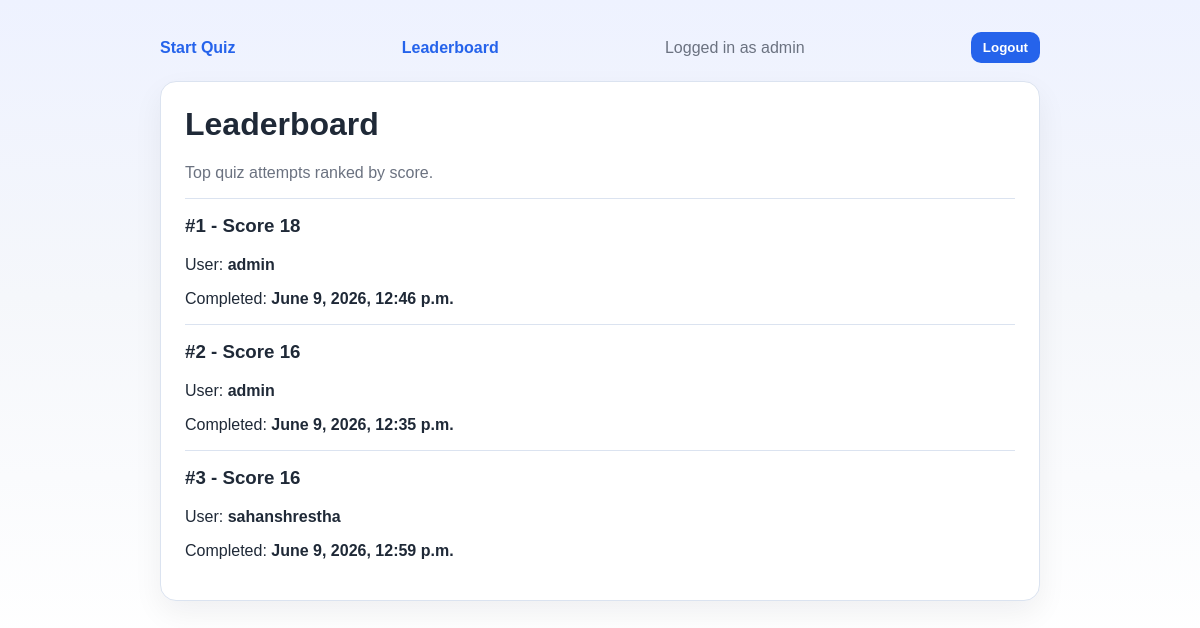
The page /leaderboard/ (signed in) on the database as committed earlier.
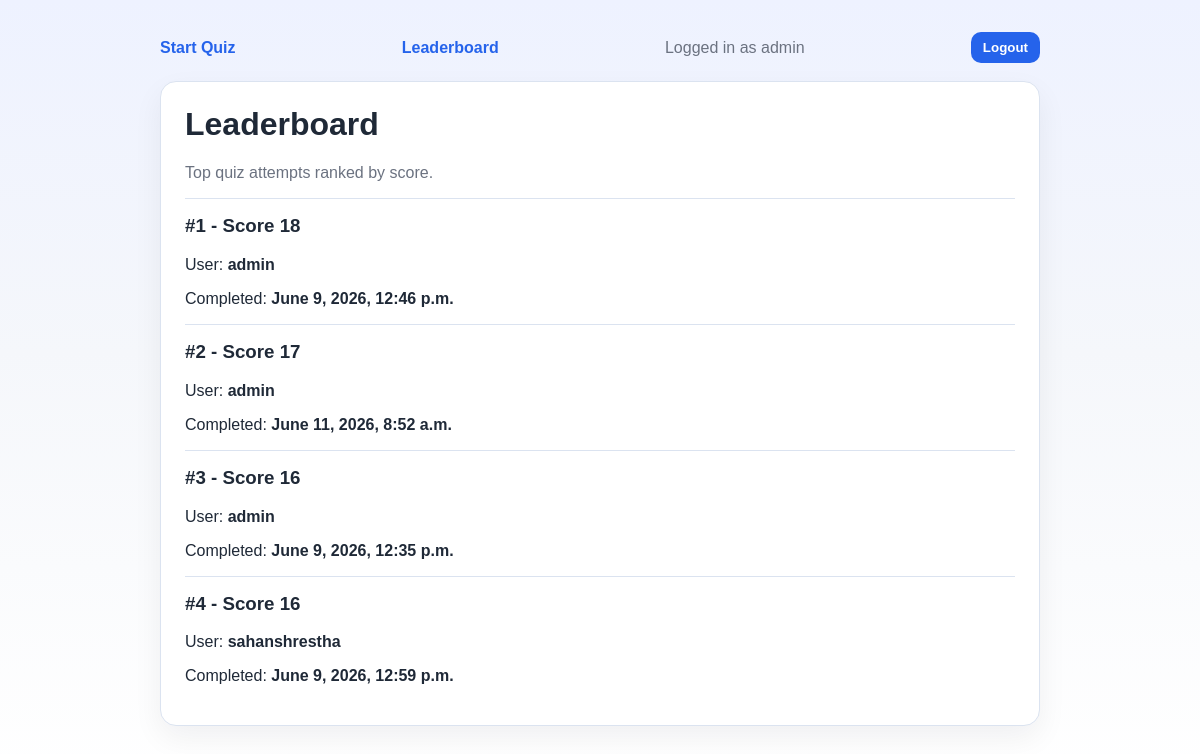
The same page on the database as committed later.
### quiz/models.py (models this page shows, shortened)
class QuizAttempt(models.Model):
    user = models.ForeignKey(
        settings.AUTH_USER_MODEL,
        null=True,
        blank=True,
        on_delete=models.SET_NULL,
    )
    score = models.PositiveIntegerField(default=0)
    created_at = models.DateTimeField(auto_now_add=True)

### quiz/views.py (the view)
# urls.py: path('leaderboard/', views.leaderboard_view, name='leaderboard'),
@login_required
def leaderboard_view(request):
    attempts = (
        QuizAttempt.objects.select_related('user')
        .order_by('-score', 'created_at')[:10]
    )
    return render(
        request,
        'quiz/leaderboard.html',
        {
            'attempts': attempts,
        },
    )

### quiz/templates/quiz/leaderboard.html
{% extends 'quiz/base.html' %}
{% block content %}
<div class="card">
    <h1>Leaderboard</h1>
    <p class="muted">Top quiz attempts ranked by score.</p>
    {% for attempt in attempts %}
        <div class="summary-item">
            <h3>#{{ forloop.counter }} - Score {{ attempt.score }}</h3>
            <p>User: <strong>{{ attempt.user|default:"Guest" }}</strong></p>
            <p>Completed: <strong>{{ attempt.created_at }}</strong></p>
        </div>
    {% empty %}
        <p>No quiz attempts yet.</p>
    {% endfor %}
</div>
{% endblock %}

### quiz/templates/quiz/base.html (shortened to what this page needs)
<!DOCTYPE html>
<html lang="en">
<head>
</head>
<body>
    <div class="container">
        <div class="topbar">
            <a href="{% url 'quiz:start' %}">Start Quiz</a>
            <a href="{% url 'quiz:leaderboard' %}">Leaderboard</a>
            {% if user.is_authenticated %}
                <span class="muted">Logged in as {{ user.username }}</span>
                <form method="post" action="{% url 'logout' %}" style="display:inline; margin:0;">
                    <button type="submit" class="button" style="padding:8px 12px;">Logout</button>
                </form>
            {% else %}
                <a href="{% url 'login' %}">Login</a>
                <a href="{% url 'quiz:register' %}">Register</a>
            {% endif %}
        </div>
        {% block content %}{% endblock %}
    </div>
</body>
</html>

### quiz/templates/quiz/base.html (style rules this page uses)
:root { color-scheme: light; --bg: #f5f7fb; --surface: #ffffff; --text: #1f2937; --muted: #6b7280; --primary: #2563eb; --primary-dark: #1d4ed8; --border: #dbe3f0; --correct: #166534; --wrong: #b91c1c; }
* { box-sizing: border-box; }
body { margin: 0; font-family: Arial, Helvetica, sans-serif; background: linear-gradient(180deg, #eef2ff 0%, var(--bg) 45%, #ffffff 100%); color: var(--text); }
.container { max-width: 920px; margin: 0 auto; padding: 32px 20px 56px; }
.card { background: var(--surface); border: 1px solid var(--border); border-radius: 16px; padding: 24px; box-shadow: 0 12px 30px rgba(15, 23, 42, 0.06); }
h1, h2, h3 { margin-top: 0; }
.muted { color: var(--muted); }
.button { display: inline-block; border: 0; border-radius: 10px; padding: 12px 18px; background: var(--primary); color: white; font-weight: 700; text-decoration: none; cursor: pointer; }
.summary-item { border-top: 1px solid var(--border); padding-top: 16px; margin-top: 16px; }
.topbar { display: flex; justify-content: space-between; align-items: center; gap: 12px; margin-bottom: 18px; }
.topbar a { color: var(--primary); text-decoration: none; font-weight: 700; }

Rows that differ between the two databases and show on the page:
added QuizAttempt: score "17", user "admin", created_at "June 11, 2026, 8:52 a.m."
